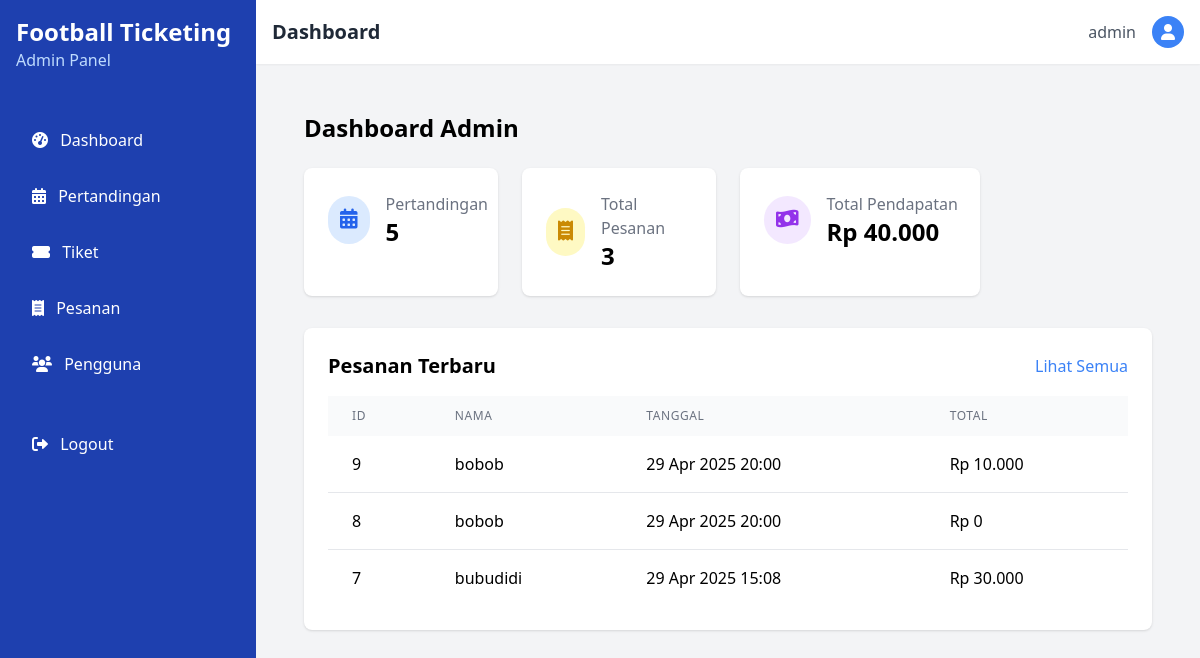
/admin/index.php (signed in), run on an earlier commit of the app's database.
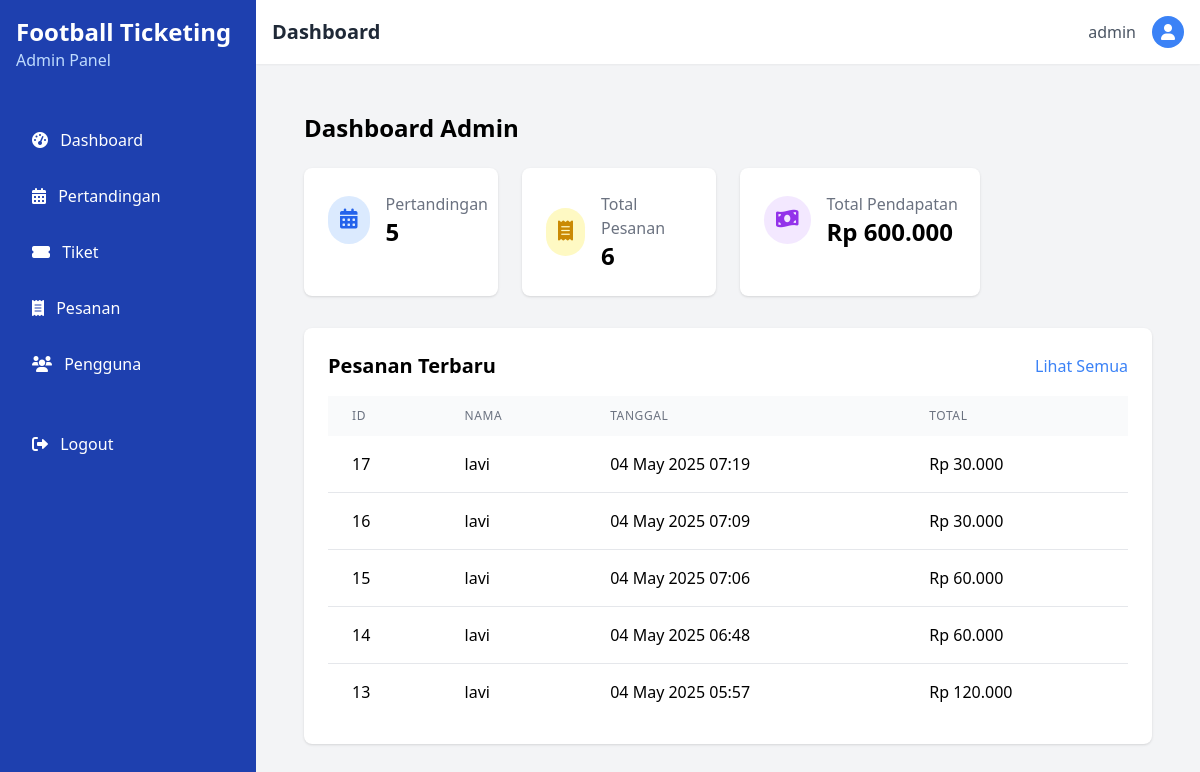
And on a later commit of the database.
### tables this page shows
CREATE TABLE `orders` (
  `id` int NOT NULL AUTO_INCREMENT,
  `user_id` int NOT NULL,
  `order_date` timestamp NULL DEFAULT CURRENT_TIMESTAMP,
  `total_amount` decimal(10,2) NOT NULL DEFAULT '0.00',
  `status` enum('pending','completed','cancelled') DEFAULT 'completed',
  `payment_method` varchar(50) DEFAULT NULL,
  `customer_name` varchar(100) NOT NULL,
  `customer_email` varchar(100) NOT NULL,
  `customer_phone` varchar(20) NOT NULL,
  PRIMARY KEY (`id`),
  KEY `user_id` (`user_id`),
  CONSTRAINT `orders_ibfk_1` FOREIGN KEY (`user_id`) REFERENCES `users` (`id`) ON DELETE CASCADE
);

### admin/index.php (the view, shortened to what this page needs)
<?php
require_once '../config/database.php';
$matches_count = $pdo->query("SELECT COUNT(*) FROM matches")->fetchColumn();
$orders_count = $pdo->query("SELECT COUNT(*) FROM orders")->fetchColumn();
$revenue = $pdo->query("SELECT SUM(total_amount) FROM orders")->fetchColumn();
?>
<!DOCTYPE html>
<html lang="en">
<head>
    <script src="https://cdn.tailwindcss.com"></script>
    <link rel="stylesheet" href="https://cdnjs.cloudflare.com/ajax/libs/font-awesome/6.0.0/css/all.min.css">
</head>
<body class="bg-gray-100">
    <?php include 'includes/admin_header.php'; ?>
        <div class="flex-1 p-8">
            <h1 class="text-2xl font-bold mb-6">Dashboard Admin</h1>
            <div class="grid grid-cols-1 md:grid-cols-2 lg:grid-cols-4 gap-6 mb-8">
                <div class="bg-white p-6 rounded-lg shadow">
                    <div class="flex items-center">
                        <div class="p-3 rounded-full bg-blue-100 text-blue-600">
                            <i class="fas fa-calendar-alt text-xl"></i>
                        </div>
                        <div class="ml-4">
                            <p class="text-gray-500">Pertandingan</p>
                            <h3 class="text-2xl font-bold"><?= $matches_count ?></h3>
                        </div>
                    </div>
                </div>
                <div class="bg-white p-6 rounded-lg shadow">
                    <div class="flex items-center">
                        <div class="p-3 rounded-full bg-yellow-100 text-yellow-600">
                            <i class="fas fa-receipt text-xl"></i>
                        </div>
                        <div class="ml-4">
                            <p class="text-gray-500">Total Pesanan</p>
                            <h3 class="text-2xl font-bold"><?= $orders_count ?></h3>
                        </div>
                    </div>
                </div>
                <div class="bg-white p-6 rounded-lg shadow w-60">
                    <div class="flex items-center">
                        <div class="p-3 rounded-full bg-purple-100 text-purple-600">
                            <i class="fas fa-money-bill-wave text-xl"></i>
                        </div>
                        <div class="ml-4">
                            <p class="text-gray-500">Total Pendapatan</p>
                            <h3 class="text-2xl font-bold w-52">Rp <?= number_format($revenue, 0, ',', '.') ?></h3>
                        </div>
                    </div>
                </div>
            </div>
            <div class="bg-white p-6 rounded-lg shadow">
                <div class="flex justify-between items-center mb-4">
                    <h2 class="text-xl font-bold">Pesanan Terbaru</h2>
                    <a href="./orders/" class="text-blue-500 hover:underline">Lihat Semua</a>
                </div>
                <div class="overflow-x-auto">
                    <table class="min-w-full">
                        <thead class="bg-gray-50">
                            <tr>
                                <th class="px-6 py-3 text-left text-xs font-medium text-gray-500 uppercase tracking-wider">ID</th>
                                <th class="px-6 py-3 text-left text-xs font-medium text-gray-500 uppercase tracking-wider">Nama</th>
                                <th class="px-6 py-3 text-left text-xs font-medium text-gray-500 uppercase tracking-wider">Tanggal</th>
                                <th class="px-6 py-3 text-left text-xs font-medium text-gray-500 uppercase tracking-wider">Total</th>
                            </tr>
                        </thead>
                        <tbody class="bg-white divide-y divide-gray-200">
                            <?php
                            $orders = $pdo->query("
                                SELECT o.id, o.customer_name, o.order_date, o.total_amount, o.status
                                FROM orders o
                                ORDER BY o.order_date DESC
                                LIMIT 5
                            ")->fetchAll();
                            foreach ($orders as $order):
                                $order_date = new DateTime($order['order_date']);
                            ?>
                            <tr class="hover:bg-gray-50">
                                <td class="px-6 py-4 whitespace-nowrap"><?= $order['id'] ?></td>
                                <td class="px-6 py-4 whitespace-nowrap"><?= htmlspecialchars($order['customer_name']) ?></td>
                                <td class="px-6 py-4 whitespace-nowrap"><?= $order_date->format('d M Y H:i') ?></td>
                                <td class="px-6 py-4 whitespace-nowrap">Rp <?= number_format($order['total_amount'], 0, ',', '.') ?></td>
                            </tr>
                            <?php endforeach; ?>
                        </tbody>
                    </table>
                </div>
            </div>
        </div>
    </div>
</body>
</html>

### admin/includes/admin_header.php (shortened to what this page needs)
<!DOCTYPE html>
<html lang="en">
<head>
    <script src="https://cdn.tailwindcss.com"></script>
    <link rel="stylesheet" href="https://cdnjs.cloudflare.com/ajax/libs/font-awesome/6.0.0/css/all.min.css">
</head>
<body class="bg-gray-100">
    <div class="flex h-screen">
        <div class="bg-blue-800 text-white w-64 flex-shrink-0">
            <div class="p-4">
                <h1 class="text-2xl font-bold">Football Ticketing</h1>
                <p class="text-blue-200">Admin Panel</p>
            </div>
            <nav class="mt-6">
                <div class="px-4 py-2">
                    <a href="index.php" class="block py-2 px-4 rounded hover:bg-blue-700 text-white">
                        <i class="fas fa-tachometer-alt mr-2"></i> Dashboard
                    </a>
                </div>
                <div class="px-4 py-2">
                    <a href="matches/" class="block py-2 px-4 rounded hover:bg-blue-700 text-white">
                        <i class="fas fa-calendar-alt mr-2"></i> Pertandingan
                    </a>
                </div>
                <div class="px-4 py-2">
                    <a href="tickets/" class="block py-2 px-4 rounded hover:bg-blue-700 text-white">
                        <i class="fas fa-ticket-alt mr-2"></i> Tiket
                    </a>
                </div>
                <div class="px-4 py-2">
                    <a href="orders/" class="block py-2 px-4 rounded hover:bg-blue-700 text-white">
                        <i class="fas fa-receipt mr-2"></i> Pesanan
                    </a>
                </div>
                <div class="px-4 py-2">
                    <a href="users/" class="block py-2 px-4 rounded hover:bg-blue-700 text-white">
                        <i class="fas fa-users mr-2"></i> Pengguna
                    </a>
                </div>
                <div class="px-4 py-2 mt-6">
                    <a href="./logout.php" class="block py-2 px-4 rounded hover:bg-red-600 text-white">
                        <i class="fas fa-sign-out-alt mr-2"></i> Logout
                    </a>
                </div>
            </nav>
        </div>
        <div class="flex-1 overflow-auto">
            <header class="bg-white shadow-sm">
                <div class="flex justify-between items-center p-4">
                    <h2 class="text-xl font-semibold text-gray-800">
                        <?php echo isset($page_title) ? $page_title : 'Dashboard'; ?>
                    </h2>
                    <div class="flex items-center space-x-4">
                        <span class="text-gray-600"><?php echo $_SESSION['username'] ?? 'Admin'; ?></span>
                        <div class="w-8 h-8 rounded-full bg-blue-500 flex items-center justify-center text-white">
                            <i class="fas fa-user"></i>
                        </div>
                    </div>
                </div>
            </header>
            <main class="p-4">

What changed in the data, as far as the page shows it:
removed orders: id "9", customer_name "bobob", order_date "29 Apr 2025 20:00", total_amount "10.000"
removed orders: id "8", customer_name "bobob", order_date "29 Apr 2025 20:00", total_amount "0"
removed orders: id "7", customer_name "bubudidi", order_date "29 Apr 2025 15:08", total_amount "30.000"
added orders: id "17", customer_name "lavi", order_date "04 May 2025 07:19", total_amount "30.000"
added orders: id "16", customer_name "lavi", order_date "04 May 2025 07:09", total_amount "30.000"
added orders: id "15", customer_name "lavi", order_date "04 May 2025 07:06", total_amount "60.000"
added orders: id "14", customer_name "lavi", order_date "04 May 2025 06:48", total_amount "60.000"
added orders: id "13", customer_name "lavi", order_date "04 May 2025 05:57", total_amount "120.000"
Also different on the page:
$orders_count: "3" → "6"
$revenue: "40.000" → "600.000"
